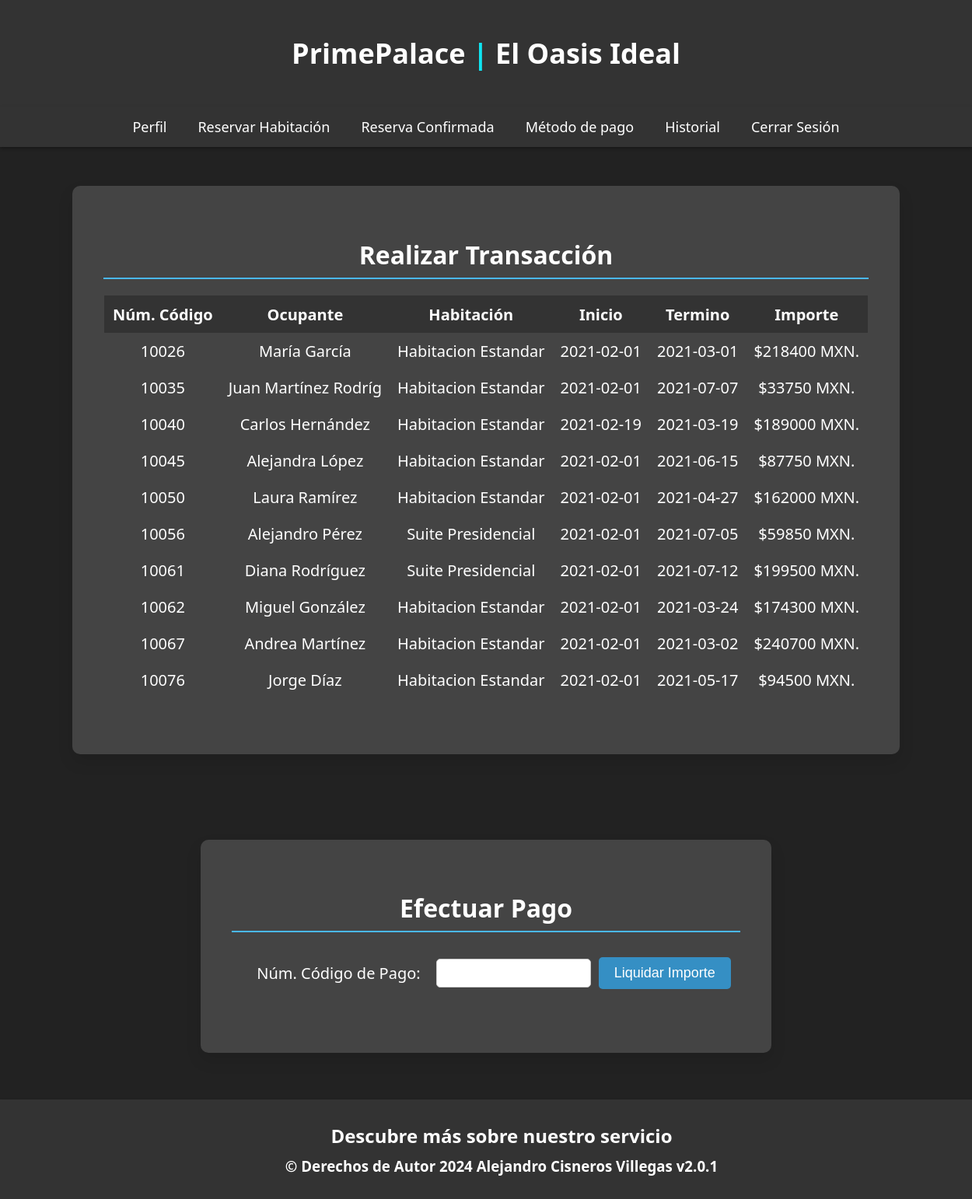
The page /user_payment.php on the database its author committed.
### tables this page shows
CREATE TABLE `project_06_confirmed_booking` (
  `phone` int(11) NOT NULL,
  `name` varchar(20) NOT NULL,
  `idproof` varchar(20) NOT NULL,
  `room_type` varchar(20) NOT NULL,
  `checkin` date NOT NULL,
  `checkout` date NOT NULL,
  `days` int(11) NOT NULL,
  `ac` varchar(5) NOT NULL,
  `breakfast` varchar(5) NOT NULL,
  `lunch` varchar(5) NOT NULL,
  `snacks` varchar(5) NOT NULL,
  `dinner` varchar(5) NOT NULL,
  `swimming` varchar(5) NOT NULL,
  `price` int(11) NOT NULL,
  `book_id` int(11) NOT NULL
);

### user_payment.php (the view, shortened to what this page needs)
<!DOCTYPE html>
<html lang="es">
	<head>
		<link href="css/user_record.css" rel="stylesheet">
	</head>
	<body>
		<header>
		<h1 style="font-size: 36px;">PrimePalace <span style="color: #0FE4F1;">| </span><span>El Oasis Ideal</span></h1>
		</header>
		<nav>
			<a href="user_view.php">Perfil</a>
			<a href="bookroom.php">Reservar Habitación</a>
			<a href="user_room_status.php">Reserva Confirmada</a>
			<a href="user_payment.php">Método de pago</a>
			<a href="user_booking_history.php">Historial</a>
			<a href="index.php">Cerrar Sesión</a>
		</nav>
		<div class="container">
			<h2>Realizar Transacción</h2>
			<table class="basic_box">
				<tr>
					<th style="text-align: center;">Núm. Código</th>
					<th style="text-align: center;">Ocupante</th>
					<th style="text-align: center;">Habitación</th>
					<th style="text-align: center;">Inicio</th>
					<th style="text-align: center;">Termino</th>
					<th style="text-align: center;">Importe</th>
				</tr>
				<tr>
				<?php
					$conn = new mysqli("localhost","root","", "general");
					$sql1 = "SELECT * from project_06_confirmed_booking	";
					if ($result=mysqli_query($conn,$sql1))
				  	{
				  		while ($row=mysqli_fetch_row($result))
				    	{
				    		?>
				    		<td style="text-align: center;"><?php echo $row[14]; ?></td>
				   			<td style="text-align: center;"><?php echo $row[1]; ?></td>
				   			<td style="text-align: center;"><?php echo $row[3]; ?></td>
				   			<td style="text-align: center;"><?php echo $row[4]; ?></td>
				    		<td style="text-align: center;"><?php echo $row[5]; ?></td>
				    		<td style="text-align: center;">$<?php echo $row[13]; ?> MXN.</td>
				</tr>
					<?php
				    	}
				    }?>
			</table>
		</div>
		<div class="container">
			<div>
				<h2>Efectuar Pago</h2>
				<table class="basic_box">
					<tr>
						<td></td>
						<td colspan="1">Núm. Código de Pago:</td>
						<td colspan="2">
						<form action="payment.php" method="post" style="display: flex; align-items: center;">
							<input type="number" name="book_id" style="padding: 10px; border-radius: 5px; border: 1px solid #ccc; margin-right: 10px;">
							<button type="submit" style="background-color: #358fc4; color: #fff; padding: 10px 20px; border: none; border-radius: 5px; font-size: 18px; cursor: pointer; transition: background-color 0.3s;">Liquidar Importe</button>
						</form>
					</tr>
				</table>
			</div>
		</div>
		<div class="footer">
			<h2>Descubre más sobre nuestro servicio</h2>
			<h3>&copy; Derechos de Autor <strong><span>2024</span></strong> Alejandro Cisneros Villegas v2.0.1</h3>
		</div>
	</body>
</html>

### css/user_record.css (style rules this page uses)
body { margin: 0; font-family: 'Segoe UI', Tahoma, Geneva, Verdana, sans-serif; background-color: #222; color: #ccc; overflow-x: hidden; display: flex; flex-direction: column; min-height: 100vh; }
header { background-color: #333; padding: 20px; text-align: center; color: #fff; box-shadow: 0 2px 4px rgba(0,0,0,0.3); z-index: 1000; }
nav { background-color: #333; overflow: hidden; position: sticky; top: 0; z-index: 1000; display: flex; justify-content: center; align-items: center; box-shadow: 0 2px 4px rgba(0,0,0,0.3); }
nav a { color: #fff; padding: 14px 20px; text-decoration: none; font-size: 18px; transition: color 0.3s; }
.container { background-color: #444; border-radius: 10px; box-shadow: 0 10px 20px rgba(0, 0, 0, 0.1); padding: 40px; max-width: 1000px; margin: 50px auto 60px; text-align: left; font-size: 20px; color: #ccc; }
.container h2 { margin-bottom: 30px; color: #fff; position: relative; font-size: 32px; text-align: center; }
.container h2::before { content: ''; position: absolute; width: 100%; height: 2px; background-color: #4AB8F9; bottom: -10px; left: 0; }
table { width: 100%; border-collapse: collapse; margin-bottom: 30px; border: 2px solid transparent; }
th, td { padding: 10px; border: none; color: #fff; }
th { background-color: #333; text-align: center; }
.footer { background-color: #333; padding: 20px; text-align: center; width: 100%; color: #fff; box-shadow: 0 2px 4px rgba(0,0,0,0.3); margin-top: auto; z-index: 1000; }
.footer h2, .footer h3 { margin: 10px 0; }

### rows shown on the page
project_06_confirmed_booking: book "10026", name "María García", room_type "Habitacion Estandar", checkin "2021-02-01", checkout "2021-03-01", price "218400"
project_06_confirmed_booking: book "10035", name "Juan Martínez Rodríg", room_type "Habitacion Estandar", checkin "2021-02-01", checkout "2021-07-07", price "33750"
project_06_confirmed_booking: book "10040", name "Carlos Hernández", room_type "Habitacion Estandar", checkin "2021-02-19", checkout "2021-03-19", price "189000"
project_06_confirmed_booking: book "10045", name "Alejandra López", room_type "Habitacion Estandar", checkin "2021-02-01", checkout "2021-06-15", price "87750"
project_06_confirmed_booking: book "10050", name "Laura Ramírez", room_type "Habitacion Estandar", checkin "2021-02-01", checkout "2021-04-27", price "162000"
project_06_confirmed_booking: book "10056", name "Alejandro Pérez", room_type "Suite Presidencial", checkin "2021-02-01", checkout "2021-07-05", price "59850"
project_06_confirmed_booking: book "10061", name "Diana Rodríguez", room_type "Suite Presidencial", checkin "2021-02-01", checkout "2021-07-12", price "199500"
project_06_confirmed_booking: book "10062", name "Miguel González", room_type "Habitacion Estandar", checkin "2021-02-01", checkout "2021-03-24", price "174300"
project_06_confirmed_booking: book "10067", name "Andrea Martínez", room_type "Habitacion Estandar", checkin "2021-02-01", checkout "2021-03-02", price "240700"
project_06_confirmed_booking: book "10076", name "Jorge Díaz", room_type "Habitacion Estandar", checkin "2021-02-01", checkout "2021-05-17", price "94500"
